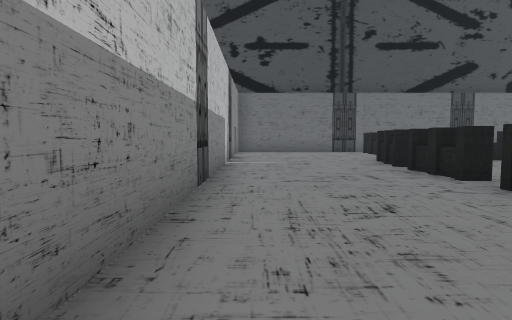
[1] (above)

19 first-person views from a walk through a Unity game level. The camera is 1.3 m above the floor, tilts 4° down and sees 75° across. The floor is counted in squares, 2 m on a side. Each view is taken from the middle of a square. On the plan, view 1 faces up. The plan holds only what a view shows up to about 10 squares ahead; the rest is blank. The place goes on beyond the plan. The player character is not drawn. Door leaves are left out, so doorways stand open.

[2]
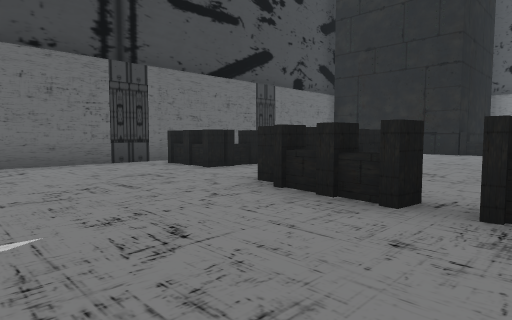

[3]
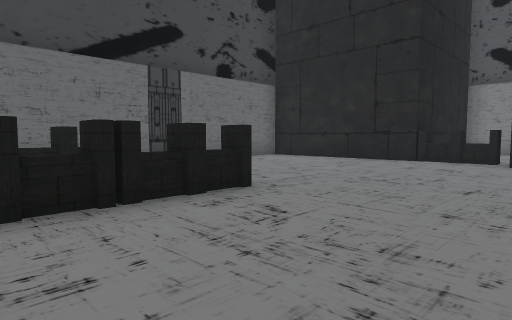

[4]
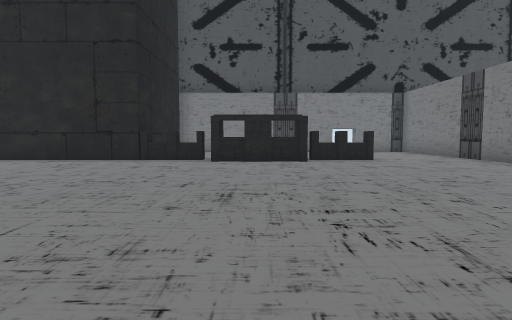

[5]
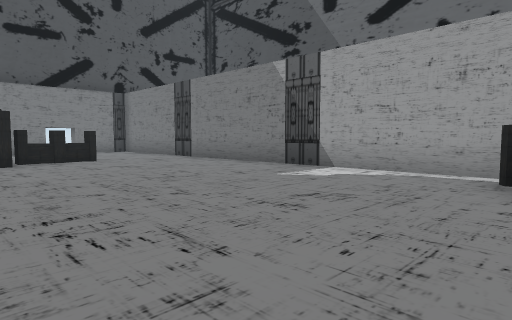

[6]
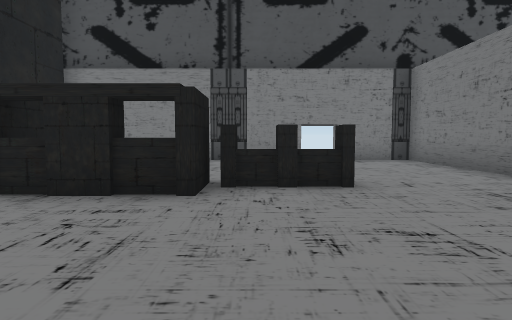

[7]
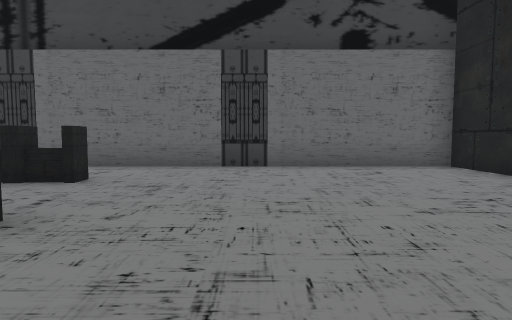

[8]
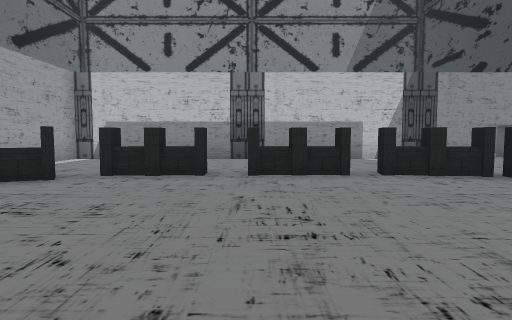

[9]
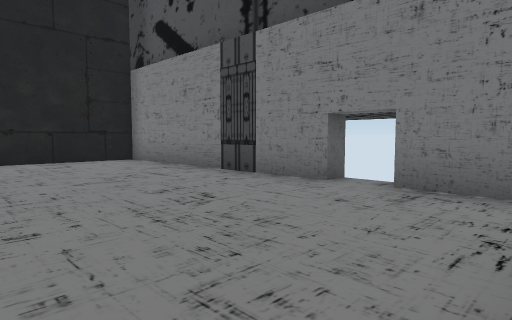

[10]
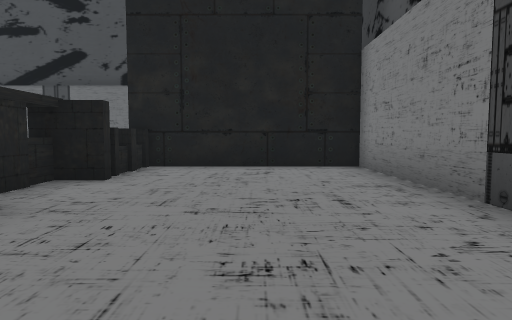

[11]
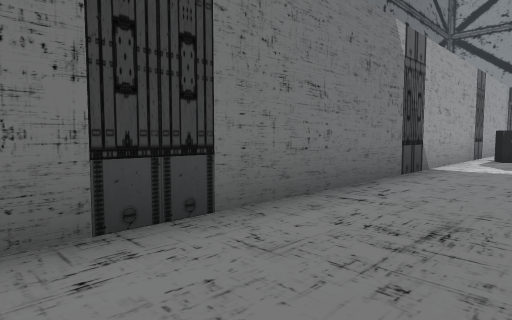

[12]
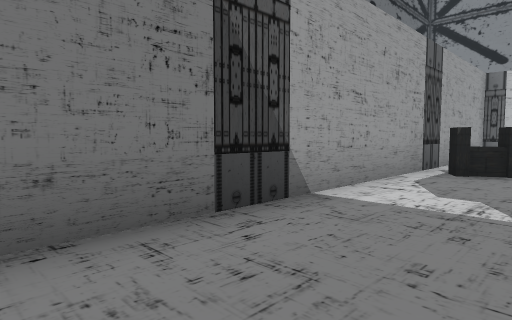

[13]
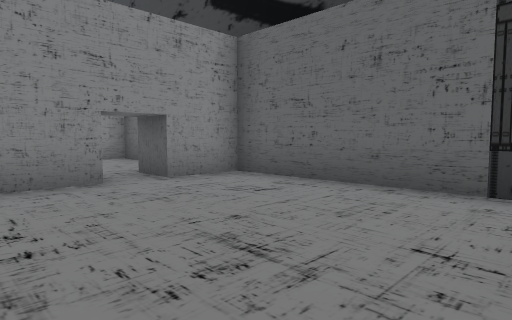

[14]
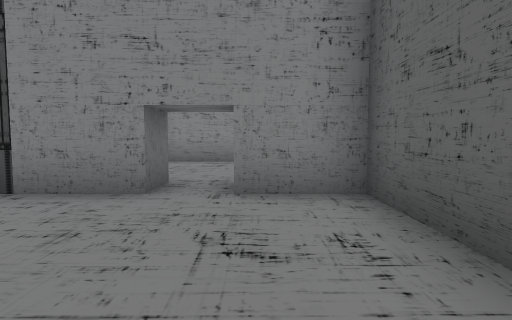

[15]
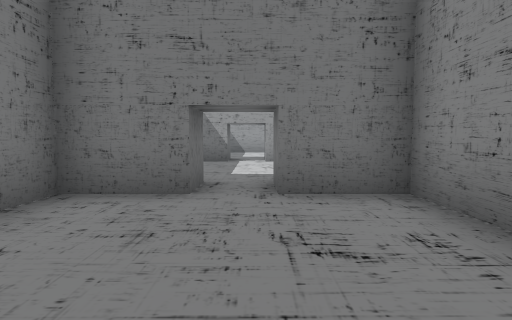

[16]
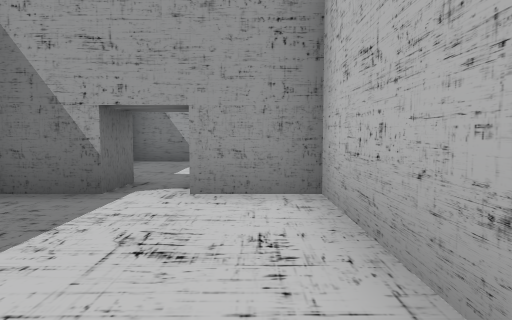

[17]
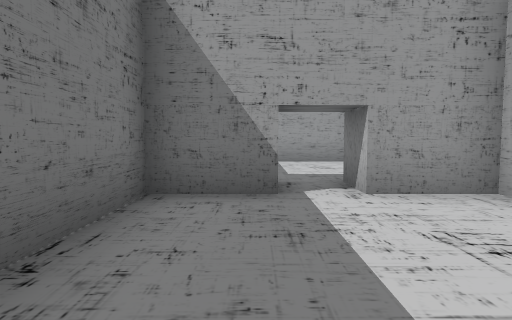

[18]
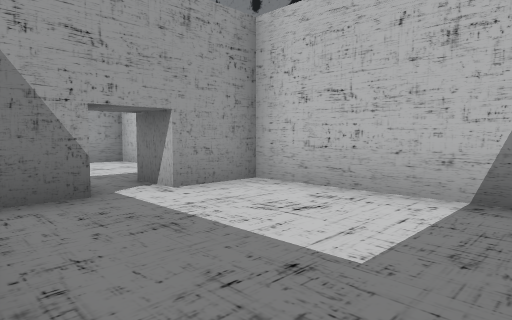

[19]
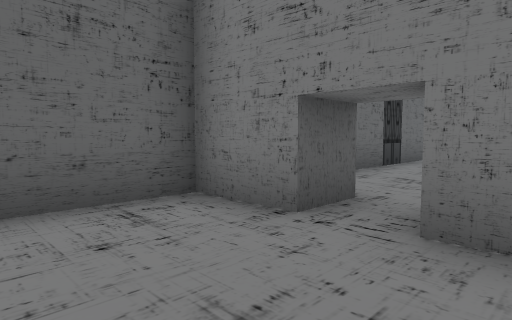

### Floor plan
Key: @ floor where view 1 was taken; # wall or solid block; . floor; D open door; O other object.
Columns run from 6 left of view 1 to 19 right of it. Each row starts with its distance up from view 1.
 15  #### ####O####O###
 14  .... ..............
 13  ....#....O.........O
 12 #.........OOO.......O
 11 #....#..............O
 10  #.##O.............OOOOO
  9  ....O...OOOOO.....O.....
  8 #....#...O.........O.....#
  7 #....#.............#.....#
  6 #....#...O.........#.....#
  5  #DD#O...O.........#.....O
  4   DD O...O.........O.....O
  3  ... #...O.........O....DD
  2  ... #...OO.............DD
  1 #....#....O..............#
  0  ####O@..................O
 -1       ####O####O####O####

Where each view was taken, in squares from view 1:
view 1: 0 up, 0 right, facing up
view 2: 6 up, 0 right, facing up-right
view 3: 6 up, 4 right, facing up-right
view 4: 6 up, 4 right, facing right
view 5: 6 up, 4 right, facing down-right
view 6: 4 up, 9 right, facing right
view 7: 7 up, 9 right, facing up
view 8: 5 up, 9 right, facing left
view 9: 0 up, 14 right, facing up-right
view 10: 2 up, 16 right, facing up
view 11: 2 up, 15 right, facing down-left
view 12: 2 up, 11 right, facing down-left
view 13: 10 up, 4 right, facing up-left
view 14: 13 up, 3 right, facing left
view 15: 14 up, 4 left, facing down
view 16: 9 up, 5 left, facing down
view 17: 9 up, 3 left, facing down
view 18: 9 up, 2 left, facing down-left
view 19: 11 up, 4 left, facing up-right
